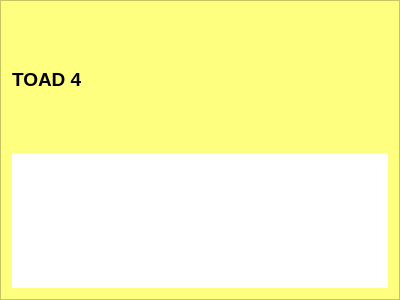
<?xml version="1.0" encoding="UTF-8"?>
<ui version="4.0">
 <class>toad_frame_4</class>
 <widget class="QFrame" name="toad_frame_4">
  <property name="geometry">
   <rect>
    <x>0</x>
    <y>0</y>
    <width>400</width>
    <height>300</height>
   </rect>
  </property>
  <property name="windowTitle">
   <string>Frame</string>
  </property>
  <property name="styleSheet">
   <string notr="true">background-color: rgb(255, 255, 127);</string>
  </property>
  <property name="frameShape">
   <enum>QFrame::StyledPanel</enum>
  </property>
  <property name="frameShadow">
   <enum>QFrame::Raised</enum>
  </property>
  <layout class="QVBoxLayout" name="verticalLayout">
   <item>
    <widget class="QLabel" name="title_label">
     <property name="font">
      <font>
       <pointsize>14</pointsize>
       <weight>75</weight>
       <bold>true</bold>
      </font>
     </property>
     <property name="text">
      <string>TOAD 4</string>
     </property>
    </widget>
   </item>
   <item>
    <widget class="toad_frame" name="widget">
     <property name="autoFillBackground">
      <bool>false</bool>
     </property>
     <property name="styleSheet">
      <string notr="true">background-color: rgb(255, 255, 255);</string>
     </property>
    </widget>
   </item>
  </layout>
 </widget>
 <customwidgets>
  <customwidget>
   <class>toad_frame</class>
   <extends>QFrame</extends>
   <header>toad_frame</header>
   <container>1</container>
  </customwidget>
 </customwidgets>
 <resources/>
 <connections/>
</ui>
